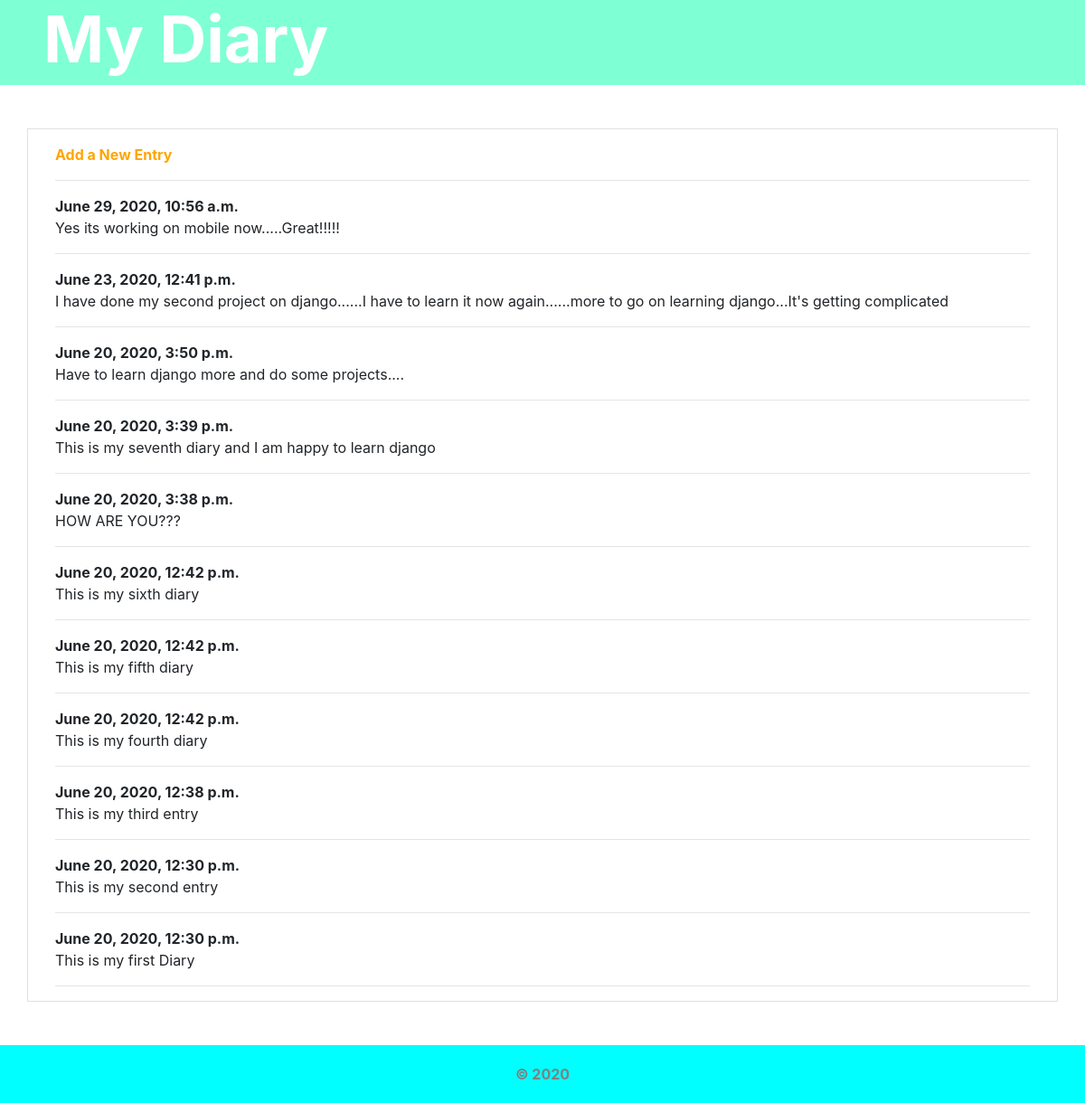
/, run on an earlier commit of the app's database.
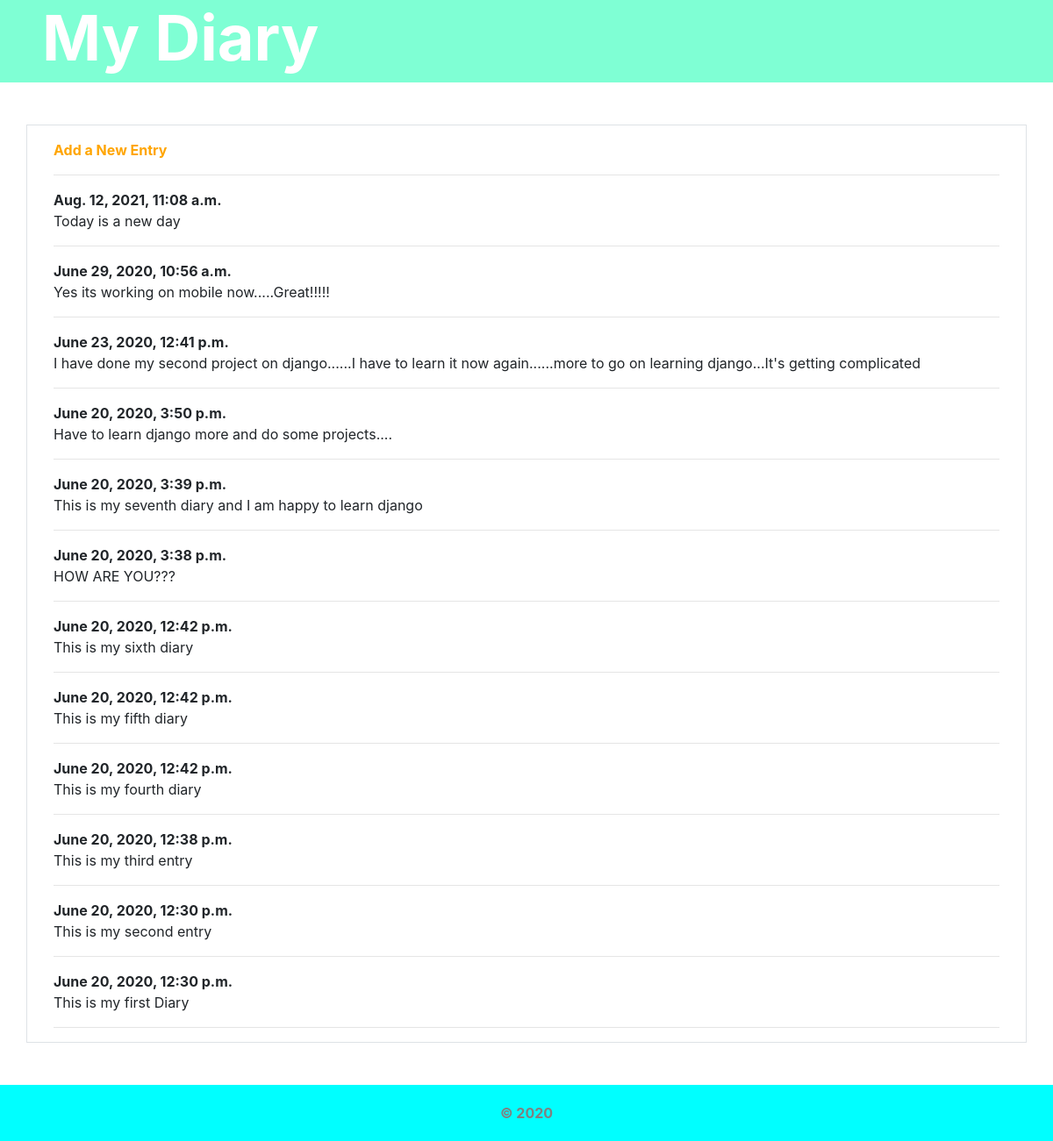
And on a later commit of the database.
### diaryEntry/models.py (models this page shows, shortened)
class Entry(models.Model):
	text = models.TextField()
	date_posted = models.DateTimeField(auto_now_add=True)
	class Meta:
		verbose_name_plural = 'entries'

### diaryEntry/views.py (the view)
# urls.py: path('',views.index,name="home"),
def index(request):
	entries = Entry.objects.order_by("-date_posted") #order date wise and time wise
	content = {'entries':entries}
	return render(request,'diaryEntry/homepage.html',content)

### diaryEntry/templates/diaryEntry/homepage.html (shortened to what this page needs)
{% load static %}
<!DOCTYPE html>
<html>
  <head>
    <link
      rel="stylesheet"
      href="https://maxcdn.bootstrapcdn.com/bootstrap/4.4.1/css/bootstrap.min.css"
    />
    <link
      rel="stylesheet"
      type="text/css"
      href="{% static 'css/style.css' %}"
    />
  </head>
  <body>
    <div class="jumbotron-fluid">
      <div class="d-flex ml-5">
        <h2 class="display-3">My Diary</h2>
      </div>
    </div>
    <div class="container border mt-5 mb-5">
      <div class="container">
        <div class="d-flex flex-column">
          <span class="mt-3"
            ><a href="{% url 'add' %}" class="font-weight-bold"
              >Add a New Entry</a
            ></span
          >
          <div id="content">
            <hr />
            {% for x in entries %}
            <strong>{{ x.date_posted }}</strong>
            <p>{{ x.text }}</p>
            <hr />
            {% endfor %}
          </div>
        </div>
      </div>
    </div>
    <div class="container-fluid">
      <div class="text-center">
        <span>&copy; 2020</span>
      </div>
    </div>
  </body>
</html>

What changed in the data, as far as the page shows it:
added Entry: date_posted "Aug. 12, 2021, 11:08 a.m.", text "Today is a new day"
